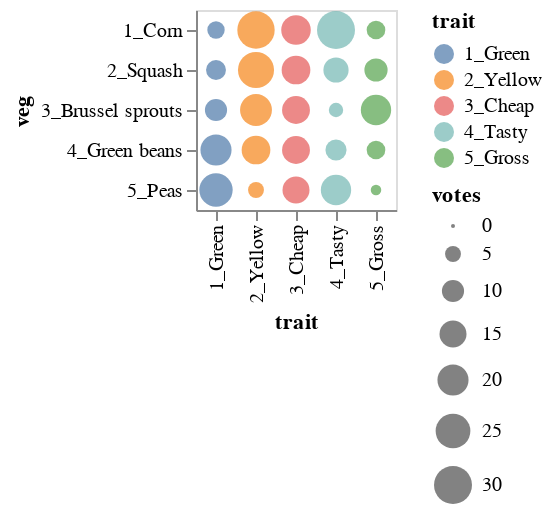

Notebook source saved alongside this figure:
### Markdown cell above
## Other visual encodings

Let's start generating other alternative visual encodings for the data that will be better suited for particular comparisons we're trying to make easy for the audience.

### Circle with size variation

**Note that now we're specifying the variable types**, in this case so Altair will give us a categorical (nominal) color scheme instead of ordinal. **It's a good idea to always specify the data types!**

[Encoding data types](https://altair-viz.github.io/user_guide/encoding.html#encoding-data-types)

|Data Type|Shorthand Code|Description
|---|---|---
|quantitative|Q|a continuous real-valued quantity
|ordinal|O|a discrete ordered quantity
|nominal|N|a discrete unordered category
|temporal|T|a time or date value
|geojson|G|a geographic shape

**Try switching the color variable (encoding data) type from "nominal" to "ordinal" and see what changes.**

### Code cell
alt.Chart(df).mark_circle().encode(
    x = 'trait:N',
    y = 'veg:N',
    color = 'trait:N',
    size = 'votes:Q'
)

### Figure 1 — Vega-Lite specification as saved in the notebook (floating-point values rounded to 4 significant figures)
{"config": {"view": {"continuousWidth": 300, "continuousHeight": 300}}, "data": {"name": "data-39f9d319c3f1fa0701a2f2e8a04001de"}, "mark": {"type": "circle"}, "encoding": {"color": {"field": "trait", "type": "nominal"}, "size": {"field": "votes", "type": "quantitative"}, "x": {"field": "trait", "type": "nominal"}, "y": {"field": "veg", "type": "nominal"}}, "$schema": "https://vega.github.io/schema/vega-lite/v5.8.0.json", "datasets": {"data-39f9d319c3f1fa0701a2f2e8a04001de": [{"veg": "1_Corn", "trait": "1_Green", "votes": 6}, {"veg": "2_Squash", "trait": "1_Green", "votes": 8}, {"veg": "3_Brussel sprouts", "trait": "1_Green", "votes": 10}, {"veg": "4_Green beans", "trait": "1_Green", "votes": 20}, {"veg": "5_Peas", "trait": "1_Green", "votes": 23}, {"veg": "1_Corn", "trait": "2_Yellow", "votes": 29}, {"veg": "2_Squash", "trait": "2_Yellow", "votes": 27}, {"veg": "3_Brussel sprouts", "trait": "2_Yellow", "votes": 21}, {"veg": "4_Green beans", "trait": "2_Yellow", "votes": 17}, {"veg": "5_Peas", "trait": "2_Yellow", "votes": 5}, {"veg": "1_Corn", "trait": "3_Cheap", "votes": 18}, {"veg": "2_Squash", "trait": "3_Cheap", "votes": 17}, {"veg": "3_Brussel sprouts", "trait": "3_Cheap", "votes": 16}, {"veg": "4_Green beans", "trait": "3_Cheap", "votes": 16}, {"veg": "5_Peas", "trait": "3_Cheap", "votes": 15}, {"veg": "1_Corn", "trait": "4_Tasty", "votes": 30}, {"veg": "2_Squash", "trait": "4_Tasty", "votes": 13}, {"veg": "3_Brussel sprouts", "trait": "4_Tasty", "votes": 4}, {"veg": "4_Green beans", "trait": "4_Tasty", "votes": 9}, {"veg": "5_Peas", "trait": "4_Tasty", "votes": 19}, {"veg": "1_Corn", "trait": "5_Gross", "votes": 7}, {"veg": "2_Squash", "trait": "5_Gross", "votes": 11}, {"veg": "3_Brussel sprouts", "trait": "5_Gross", "votes": 19}, {"veg": "4_Green beans", "trait": "5_Gross", "votes": 7}, {"veg": "5_Peas", "trait": "5_Gross", "votes": 2}]}}
